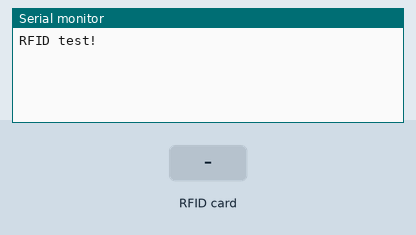
This sketch was run on a simulated ESP8266 (NodeMCU). On the bench: the last lines printed to the serial monitor. The test bench sets the inputs (shaded band). WiFi joins after 1.5 s; servers stay silent unless stated.

Above: at 1.2 s.
1.3 s: RFID card 57 40 76 6C held to the reader
At 2.6 s:
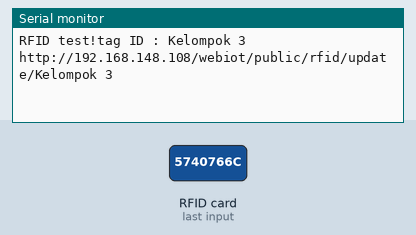
3.0 s: RFID card 12 34 56 78 90 held to the reader
At 4.4 s:
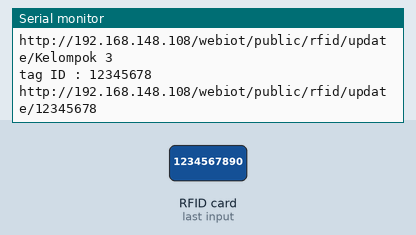
5.2 s: RFID card 5E 7A 19 C4 held to the reader
At 6.2 s:
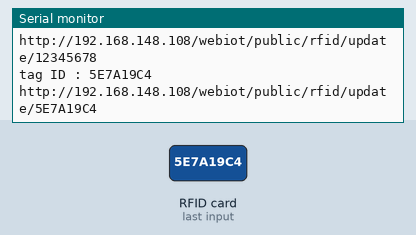

Measured:
- after the input at 1.3 s, the serial monitor: prints a new line at once (image 1)
- after the input at 3.0 s, the serial monitor: prints a new line after 0.51 s (image 2)
- after the input at 5.2 s, the serial monitor: prints a new line after 0.52 s (image 3)

The sketch:

rfid.ino
```cpp
#include <ESP8266WiFi.h>
#include <ESP8266HTTPClient.h>
#include <WiFiClient.h>
#include <SPI.h>
#include <MFRC522.h>

constexpr uint8_t RST_PIN = D1;
constexpr uint8_t SS_PIN = D2;

byte readCard[4];
String MasterTag = "5740766C";
String tagID = "";
String username = "Kelompok 3";

const char* ssid = "Fina";
const char* pass = "1234567890";
const uint16_t port = 80;
const char* host = "192.168.148.108";

String BASE_URL = "http://" + String(host) + "/webiot/public/rfid/update";
MFRC522 mfrc522(SS_PIN, RST_PIN);

void setup() {
  Serial.begin(115200);
  Serial.print(F("RFID test!"));
  WiFi.begin(ssid, pass);
  while (!Serial);
  SPI.begin();
  mfrc522.PCD_Init();
}


boolean getUID(){
  if(!mfrc522.PICC_IsNewCardPresent()){
    return false;
  }

  if(!mfrc522.PICC_ReadCardSerial()){
    return false;
  }

  tagID = "";
  for (uint8_t i = 0; i < 4; i++) {
    tagID.concat(String(mfrc522.uid.uidByte[i], HEX));
  }
  tagID.toUpperCase();
  mfrc522.PICC_HaltA();
  return true;
}


void loop() {
  WiFiClient client;
  HTTPClient http;

  String url;
  while(getUID())
  {
    if ( tagID == MasterTag ){
      Serial.print("tag ID : ");
      Serial.println(username);
      url = BASE_URL + "/" + String(username);
      http.begin(client, url);
      int httpResponse = http.GET();
      Serial.println(url);
    }
    else{
      Serial.print("tag ID : ");
      Serial.println(tagID);
      url = BASE_URL + "/" + String(tagID);
      http.begin(client, url);
      int httpResponse = http.GET();
      Serial.println(url);
    }
    delay(2000);
  }
}
```
